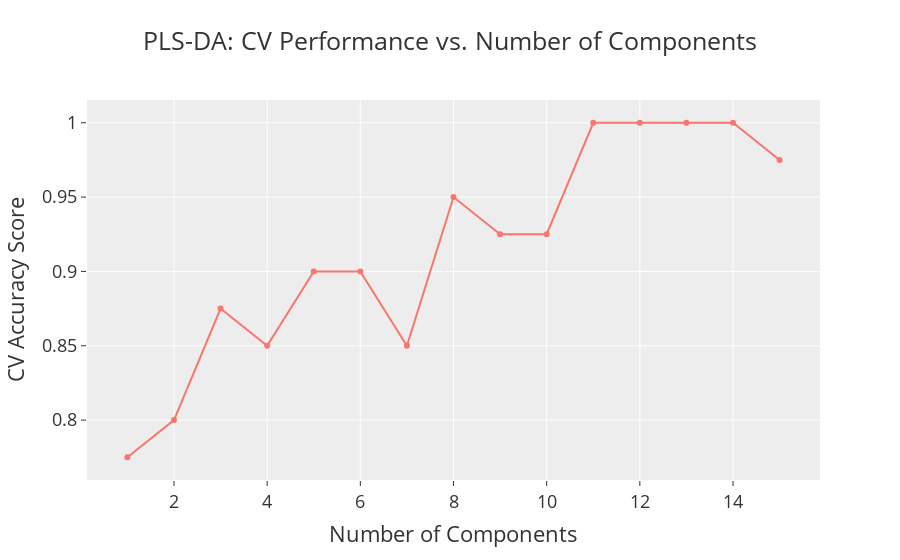

Here is the notebook cell this chart was saved with:
### Code cell
from pls_da.plsda import evaluate_n_components_plsda 

fig, scores = evaluate_n_components_plsda(filepath, 
                                          target_column="Class", 
                                          scoring="accuracy", 
                                          max_components=15, 
                                          verbose=False)

### Figure 1 — Plotly figure (JSON) as saved in the notebook; plotly's stock layout.template omitted (floating-point values rounded to 4 significant figures)
{"data": [{"mode": "lines+markers", "name": "CV Score", "type": "scatter", "x": [1, 2, 3, 4, 5, 6, 7, 8, 9, 10, 11, 12, 13, 14, 15], "y": [0.775, 0.8, 0.875, 0.85, 0.9, 0.9, 0.85, 0.95, 0.925, 0.925, 1, 1, 1, 1, 0.975]}], "layout": {"font": {"size": 18}, "title": {"text": "PLS-DA: CV Performance vs. Number of Components"}, "xaxis": {"title": {"text": "Number of Components"}}, "yaxis": {"title": {"text": "CV Accuracy Score"}}}}
